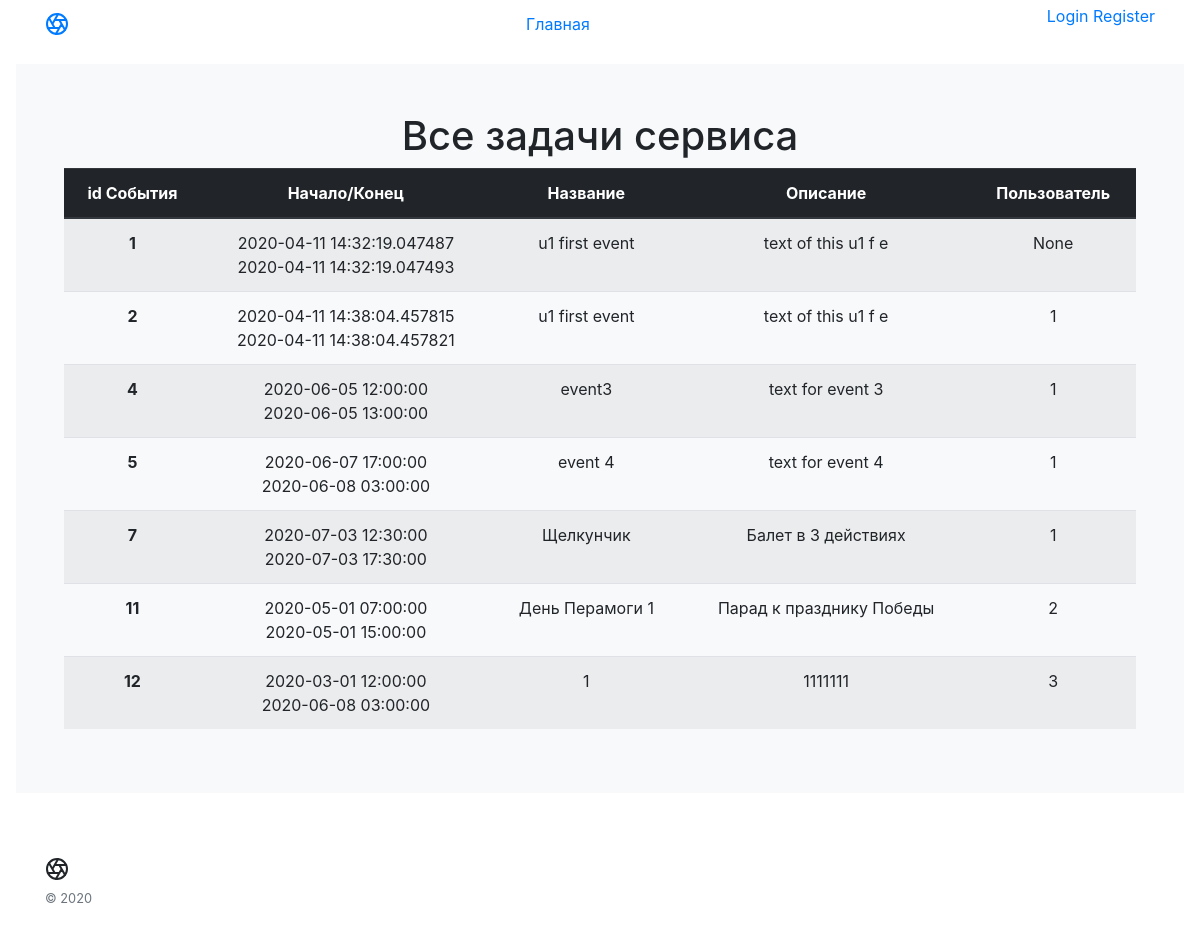
/index, run on the app's committed database.
### app/models.py (models this page shows, shortened)
class Event(db.Model):
    id = db.Column(db.Integer, primary_key=True)
    title = db.Column(db.String(50))
    body = db.Column(db.Text)
    start = db.Column(db.DateTime, unique=False, nullable=False)
    end = db.Column(db.DateTime, unique=False, nullable=False)
    user_id = db.Column(db.Integer, db.ForeignKey('user.id'))

### app/routes.py (the view)
@app.route('/', methods=['GET', 'POST'])
@app.route('/index', methods=['GET', 'POST'])
def index():
    events = Event.query.all()
    return render_template('index.html', title='Home', events=events)

### app/templates/index.html
{% extends "base-tpl.html" %}
{% block content %}
    <h1> Все задачи сервиса</h1>
    {% if events %}
        <table class="table table-striped">
            <thead class="thead-dark">
              <tr>
                <th scope="col">id События</th>
                <th scope="col">Начало/Конец</th>
                <th scope="col">Название</th>
                <th scope="col">Описание</th>
                <th scope="col">Пользователь</th>
              </tr>
            </thead>
            <tbody>
                {% for event in events %}
                <tr>
                    <th scope="row">{{ event.id }}</th>
                    <td>{{ event.start }}<br>{{ event.end }}</td>
                    <td>{{ event.title }}</td>
                    <td>{{ event.body }}</td>
                    <td>{{ event.user_id }}</td>
                </tr>
                {% endfor %}
            </tbody>
        </table>
    {% else %}
        <h6>На сервисе пока не азмещено событий</h6>
    {% endif %}
{% endblock %}

### app/templates/base-tpl.html (shortened to what this page needs)
<!DOCTYPE html>
<html lang="en">
<head>
    <link rel="stylesheet" href="https://maxcdn.bootstrapcdn.com/bootstrap/4.0.0/css/bootstrap.min.css">
</head>
<body>
    <nav class="site-header sticky-top py-1">
        <div class="container d-flex flex-column flex-md-row justify-content-between">
            <a class="py-2" href="/" aria-label="Count SVC">
            </a>
            <a class="py-2 d-none d-md-inline-block" href="/">Главная</a>
            <div>
                {% if current_user.is_anonymous %}
                <a href="{{ url_for('login') }}">Login</a>
                <a href="{{ url_for('register') }}">Register</a>
                {% else %}
                <a href="{{ url_for('user', username=current_user.username) }}">Profile</a>
                <a href="{{ url_for('logout') }}">Logout</a>
                {% endif %}
            </div>
        </div>
    </nav>
    <div class="position-relative overflow-hidden p-3 p-md-5 m-md-3 text-center bg-light">
        {% block content %}{% endblock %}
    </div>
    <footer class="container py-5">
        <div class="row">
          <div class="col-12 col-md">
            <small class="d-block mb-3 text-muted">&copy; 2020</small>
          </div>
          <div class="col-6 col-md">
          </div>
          <div class="col-6 col-md">
          </div>
          <div class="col-6 col-md">
          </div>
          <div class="col-6 col-md">
          </div>
        </div>
      </footer>
</body>
</html>

### data on the page
Event: id "1", start "2020-04-11 14:32:19.047487", end "2020-04-11 14:32:19.047493", title "u1 first event", body "text of this u1 f e", user_id "None"
Event: id "2", start "2020-04-11 14:38:04.457815", end "2020-04-11 14:38:04.457821", title "u1 first event", body "text of this u1 f e", user_id "1"
Event: id "4", start "2020-06-05 12:00:00", end "2020-06-05 13:00:00", title "event3", body "text for event 3", user_id "1"
Event: id "5", start "2020-06-07 17:00:00", end "2020-06-08 03:00:00", title "event 4", body "text for event 4", user_id "1"
Event: id "7", start "2020-07-03 12:30:00", end "2020-07-03 17:30:00", title "Щелкунчик", body "Балет в 3 действиях", user_id "1"
Event: id "11", start "2020-05-01 07:00:00", end "2020-05-01 15:00:00", title "День Перамоги 1", body "Парад к празднику Победы", user_id "2"
Event: id "12", start "2020-03-01 12:00:00", end "2020-06-08 03:00:00", title "1", body "1111111", user_id "3"
